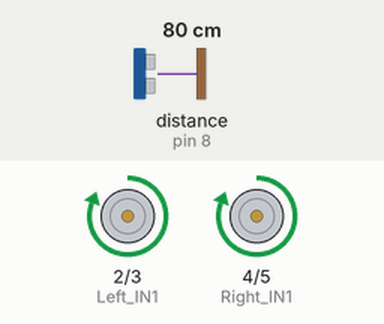
A sketch run on a simulated Arduino Uno, built with avr-gcc and run on an emulated ATmega328P. Shown: motor-driver pin pairs drawn as motors (green arrow = first pin HIGH = forward, orange = second pin HIGH = backward, longer = more drive, scaled by the enable pin). Wiring (inferred from the names in the program): ultrasonic range finder: trigger pin 7; echo pin 8. The test bench sets the inputs (shaded band); at power-on: distance to the obstacle (sensor on pin 8) 80 cm. The echo pulse lasts 58.3 µs per cm.

Above: at 1.2 s.
1.3 s: distance to the obstacle (sensor on pin 8) set to 14 cm
2.8 s: distance to the obstacle (sensor on pin 8) set to 11 cm
At 5.7 s:
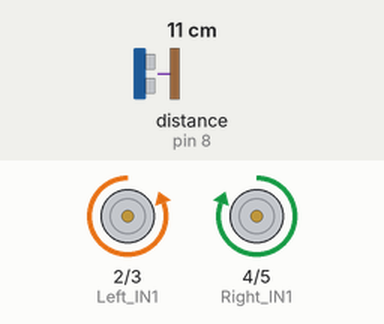
5.8 s: distance to the obstacle (sensor on pin 8) set to 18 cm
At 7.04 s:
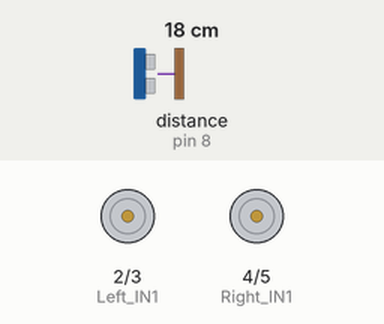
8.3 s: distance to the obstacle (sensor on pin 8) set to 2 cm
At 9.3 s:
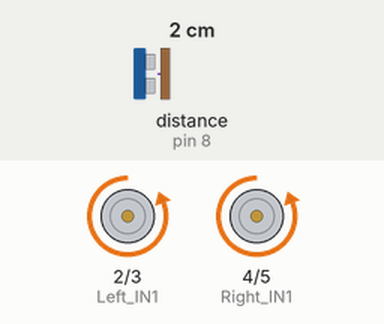
Timing chart, 0 to 12.3 s (numbered marks = the images above; inputs shaded):
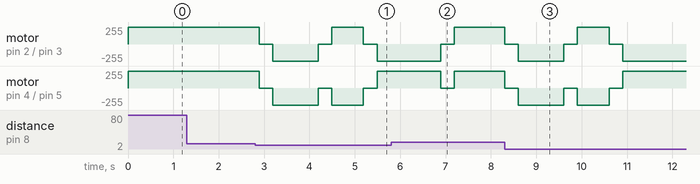

The sketch:

Obstacle_Avoiding_Robot_DC_Motor_Simuation.ino
```cpp
#define Trigger 7
#define Echo 8

// Left motor - L293D
#define Left_IN1 2
#define Left_IN2 3
#define Left_EN 6

// Right motor - L293D
#define Right_IN1 4
#define Right_IN2 5
#define Right_EN 9

void setup() {

pinMode(Trigger, OUTPUT);
pinMode(Echo, INPUT);

pinMode(Left_IN1, OUTPUT);
pinMode(Left_IN2, OUTPUT);
pinMode(Left_EN, OUTPUT);

pinMode(Right_IN1, OUTPUT);
pinMode(Right_IN2, OUTPUT);
pinMode(Right_EN, OUTPUT);

goStop();
}

// -------------------------
// Move Forward
// -------------------------
void goForward() {

digitalWrite(Left_IN1, HIGH);
digitalWrite(Left_IN2, LOW);

digitalWrite(Right_IN1, HIGH);
digitalWrite(Right_IN2, LOW);

digitalWrite(Left_EN, HIGH);
digitalWrite(Right_EN, HIGH);
}

// -------------------------
// Move Reverse
// -------------------------
void goReverse() {

digitalWrite(Left_IN1, LOW);
digitalWrite(Left_IN2, HIGH);

digitalWrite(Right_IN1, LOW);
digitalWrite(Right_IN2, HIGH);

digitalWrite(Left_EN, HIGH);
digitalWrite(Right_EN, HIGH);
}

// -------------------------
// Spin Right
// -------------------------
void goSpinRight() {

digitalWrite(Left_IN1, HIGH);
digitalWrite(Left_IN2, LOW);

digitalWrite(Right_IN1, LOW);
digitalWrite(Right_IN2, HIGH);

digitalWrite(Left_EN, HIGH);
digitalWrite(Right_EN, HIGH);
}

// -------------------------
// Spin Left
// -------------------------
void goSpinLeft() {

digitalWrite(Left_IN1, LOW);
digitalWrite(Left_IN2, HIGH);

digitalWrite(Right_IN1, HIGH);
digitalWrite(Right_IN2, LOW);

digitalWrite(Left_EN, HIGH);
digitalWrite(Right_EN, HIGH);
}

// -------------------------
// Stop
// -------------------------
void goStop() {

digitalWrite(Left_IN1, LOW);
digitalWrite(Left_IN2, LOW);

digitalWrite(Right_IN1, LOW);
digitalWrite(Right_IN2, LOW);

digitalWrite(Left_EN, LOW);
digitalWrite(Right_EN, LOW);
}

// -------------------------
// Measure Distance
// -------------------------
int measureDistance() {

digitalWrite(Trigger, LOW);
delayMicroseconds(2);

digitalWrite(Trigger, HIGH);
delayMicroseconds(10);

digitalWrite(Trigger, LOW);

long duration = pulseIn(Echo, HIGH);

int distance = duration / 74 / 2;

return distance;
}

// -------------------------
// Main Program
// -------------------------
void loop() {

int distance = measureDistance();

// Clear path
if (distance >= 5) {

goForward();
}

// Obstacle detected
else {

// Stop
goStop();
delay(300);

// Reverse
goReverse();
delay(1000);

// Stop
goStop();
delay(300);

// Spin right
goSpinRight();
delay(700);

// Stop
goStop();
delay(300);

// Measure again
distance = measureDistance();

// Right side/path is clear
if (distance >= 5) {

goForward();
}

// Still blocked
else {

// Spin left
goSpinLeft();
delay(1400);

goStop();
delay(300);

// Continue forward
goForward();
}
}

delay(100);
}
```

Measured:
- the behaviour switches between 13 and 12 cm on distance to the obstacle (sensor on pin 8) (found by bisection; images 0 and 1)
- after the input at 1.3 s, every drawn part: stays the same
- after the input at 5.8 s, motor on pin 2 (Left_IN1) / pin 3 (Left_IN2), motor on pin 4 (Right_IN1) / pin 5 (Right_IN2): goes on until 7.2 s, then stays forward 255/255
